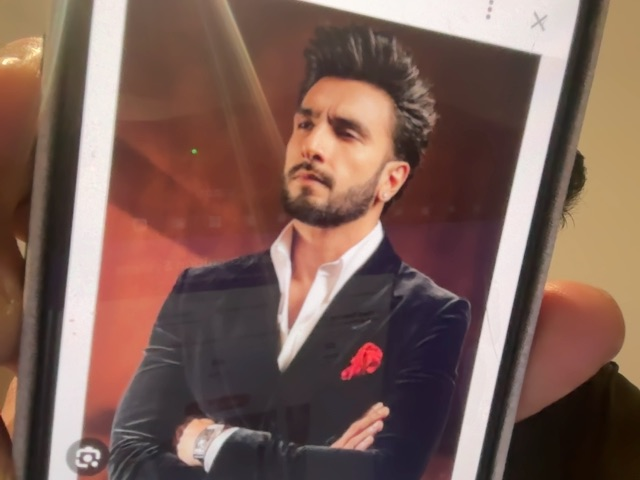
#> input picture data/negative/259ac469-52a8-412a-820b-5a035eb39100.jpg, 640 x 480 px, given in place of the camera
$ python collect_data.py
#> lines starting #> are read from the running program, lines starting #| are printed output that depends on the picture; after the words box and inside, x2 and y2 are one past the last pixel; in counts of white or black regions, pixels touching at a corner belong together
#> further down, frame is the input picture: shape (480, 640, 3); mean B, G, R 86.1, 95.1, 123.8
"""
Improved script to collect training data using webcam
Press 'a' for anchor, 'p' for positive, 'q' to quit
Uses face detection to automatically crop faces
"""
import cv2
import os
import uuid

# Create directories
os.makedirs("data/anchor", exist_ok=True)
os.makedirs("data/positive", exist_ok=True)

# Load face detector
try:
    face_cascade = cv2.CascadeClassifier(cv2.data.haarcascades + 'haarcascade_frontalface_default.xml')
    FACE_DETECTOR_AVAILABLE = True
except:
    FACE_DETECTOR_AVAILABLE = False
    print("⚠️  Face detector not available, using manual cropping")

def detect_and_crop_face(frame):
    """
    Detect face in frame and return cropped face region
    Falls back to center crop if detection fails
    """
    if FACE_DETECTOR_AVAILABLE:
        gray = cv2.cvtColor(frame, cv2.COLOR_BGR2GRAY)
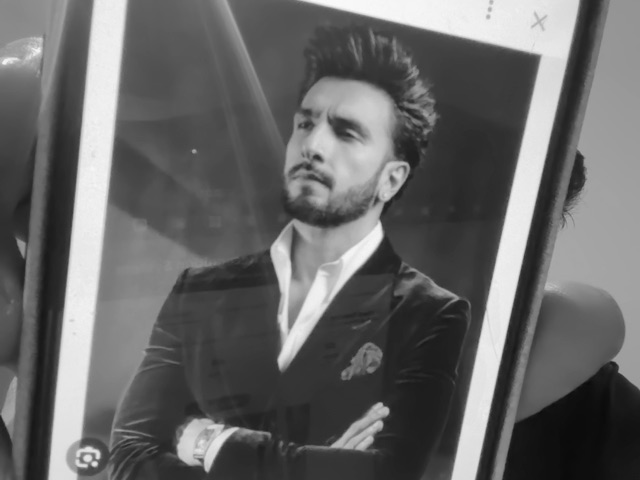
#> gray: shape (480, 640); min 10, max 251, mean 102.6
        faces = face_cascade.detectMultiScale(gray, 1.1, 4)
#> faces = [[253, 75, 136, 136], [237, 121, 266, 266]]

        if len(faces) > 0:
            # Use the largest face detected
            x, y, w, h = max(faces, key=lambda f: f[2] * f[3])
#> x = 237; y = 121; w = 266; h = 266

            # Expand the bounding box a bit
            padding = 30
            x = max(0, x - padding)
#> x = 207
            y = max(0, y - padding)
#> y = 91
            w = min(frame.shape[1] - x, w + 2 * padding)
#> w = 326
            h = min(frame.shape[0] - y, h + 2 * padding)
#> h = 326

            # Crop and resize to square
            face_region = frame[y:y+h, x:x+w]
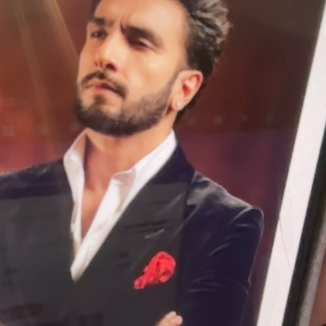
#> face_region: shape (326, 326, 3); mean B, G, R 80.8, 83.8, 113.9

            # Resize to 250x250 for consistency
            face_region = cv2.resize(face_region, (250, 250))
#> face_region: shape (250, 250, 3)

            return face_region, (x, y, w, h)

    # Fallback: center crop
    h, w = frame.shape[:2]
    size = min(h, w)
    start_y = (h - size) // 2
    start_x = (w - size) // 2
    face_region = frame[start_y:start_y+size, start_x:start_x+size]
    face_region = cv2.resize(face_region, (250, 250))

    return face_region, (start_x, start_y, size, size)

print("Starting webcam...")
print("Instructions:")
print("  - Press 'a' to save anchor image")
print("  - Press 'p' to save positive image")
print("  - Press 'q' to quit")
print("  - Make sure your face is clearly visible in the frame!")
print("\nPosition your face in the center and press keys to collect data!")

# Try different camera indices
cap = None
for i in range(3):
    cap = cv2.VideoCapture(i)
    if cap.isOpened():
        ret, _ = cap.read()
        if ret:
            print(f"✅ Using camera {i}")
            break
    cap.release()

if cap is None or not cap.isOpened():
    print("❌ Error: Could not open camera")
    print("   Make sure your webcam is connected and not being used by another app")
    exit(1)

# Set camera resolution for better quality
cap.set(cv2.CAP_PROP_FRAME_WIDTH, 640)
cap.set(cv2.CAP_PROP_FRAME_HEIGHT, 480)

anchor_count = 0
positive_count = 0

while True:
    ret, frame = cap.read()
    if not ret:
        print("Failed to grab frame")
        break

    # Detect and crop face
    face_region, bbox = detect_and_crop_face(frame)
#> bbox = (207, 91, 326, 326)

    # Draw bounding box on original frame for feedback
    if FACE_DETECTOR_AVAILABLE:
        x, y, w, h = bbox
#> x = 207; y = 91; w = 326; h = 326
        cv2.rectangle(frame, (x, y), (x+w, y+h), (0, 255, 0), 2)
        cv2.putText(frame, "Face Detected", (x, y-10),
                   cv2.FONT_HERSHEY_SIMPLEX, 0.7, (0, 255, 0), 2)
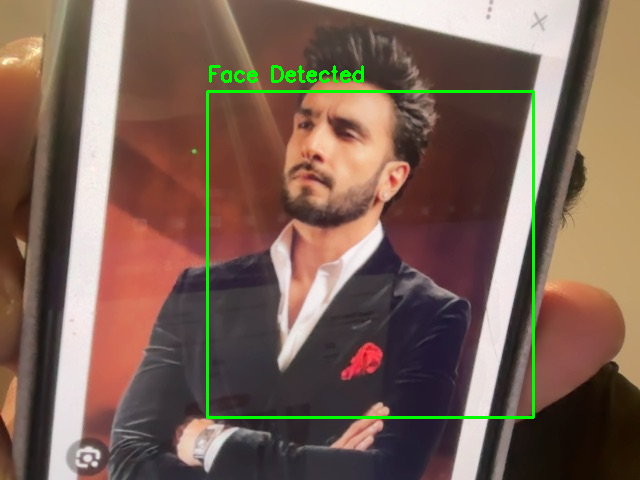
#> frame: shape (480, 640, 3); mean B, G, R 84.9, 97.9, 122

    # Show instructions on face region
    cv2.putText(face_region, "Press: a=anchor, p=positive, q=quit",
                (10, 20), cv2.FONT_HERSHEY_SIMPLEX, 0.5, (0, 255, 0), 1)
    cv2.putText(face_region, f"Anchor: {anchor_count}, Positive: {positive_count}",
                (10, 40), cv2.FONT_HERSHEY_SIMPLEX, 0.5, (255, 255, 0), 1)
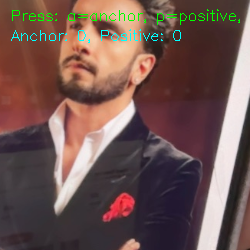
#> face_region: shape (250, 250, 3); mean B, G, R 81.1, 85.8, 112

    # Show both views
    cv2.imshow('Full Frame (with detection)', frame)
    cv2.imshow('Face Region (will be saved)', face_region)

    key = cv2.waitKey(1) & 0xFF
#> (key q is pressed here)

    # Save anchor
    if key == ord('a'):
        imgname = f"data/anchor/{uuid.uuid1()}.jpg"
        cv2.imwrite(imgname, face_region)
        anchor_count += 1
        print(f"✅ Saved anchor #{anchor_count}: {imgname}")
        # Flash green to confirm
        flash = face_region.copy()
        flash[:] = (0, 255, 0)
        cv2.imshow('Face Region (will be saved)', flash)
        cv2.waitKey(100)

    # Save positive
    if key == ord('p'):
        imgname = f"data/positive/{uuid.uuid1()}.jpg"
        cv2.imwrite(imgname, face_region)
        positive_count += 1
        print(f"✅ Saved positive #{positive_count}: {imgname}")
        # Flash blue to confirm
        flash = face_region.copy()
        flash[:] = (255, 255, 0)
        cv2.imshow('Face Region (will be saved)', flash)
        cv2.waitKey(100)

    # Quit
    if key == ord('q'):
        break

cap.release()
cv2.destroyAllWindows()

print(f"\n✅ Collection complete!")
print(f"   Collected {anchor_count} anchor images")
print(f"   Collected {positive_count} positive images")
print(f"\nNext steps:")
print(f"   1. Add negative images to data/negative/ (different people)")
print(f"   2. Train: python train_siamese_v2.py --data_dir data --epochs 50")

$ run again, on data/negative/beca7b2d-be0d-4d12-8701-4074092cc7bd.jpg
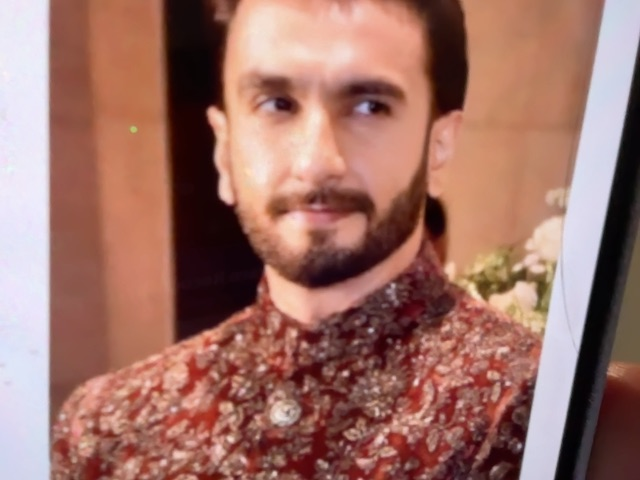
#> input picture data/negative/beca7b2d-be0d-4d12-8701-4074092cc7bd.jpg, 640 x 480 px, given in place of the camera
#> frame is the input picture: shape (480, 640, 3); mean B, G, R 103.5, 113.6, 159.5
#> in detect_and_crop_face, `gray = cv2.cvtColor(frame, cv2.COLOR_BGR2GRAY)`:
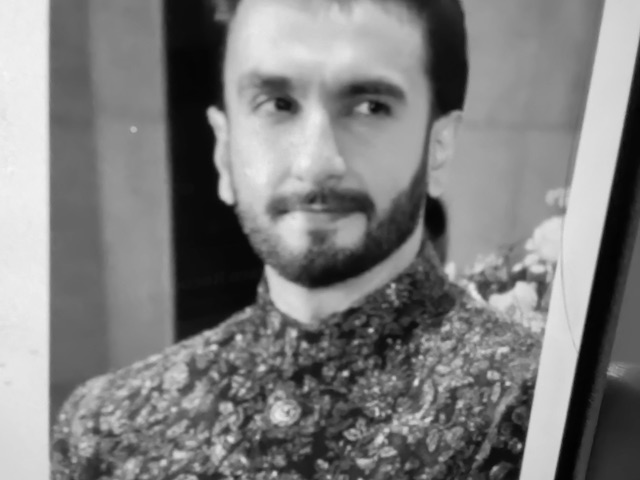
#> gray: shape (480, 640); min 1, max 245, mean 126.2
#> faces = [[190, 325, 49, 49], [189, 10, 263, 263]]
#> in detect_and_crop_face, `x, y, w, h = max(faces, key=lambda f: f[2] * f[3])`: x = 189; y = 10; w = 263
#> in detect_and_crop_face, `x = max(0, x - padding)`: x = 159
#> in detect_and_crop_face, `y = max(0, y - padding)`: y = 0
#> in detect_and_crop_face, `w = min(frame.shape[1] - x, w + 2 * padding)`: w = 323
#> bbox = (159, 0, 323, 323)
#> `x, y, w, h = bbox`: x = 159; y = 0; w = 323
#> frame: shape (480, 640, 3); 1.15% of pixels changed, all inside (x1, y1, x2, y2) = (158, 0, 484, 325)
#> `cv2.putText(face_region, f"Anchor: {anchor_count}, Positive: {positive..`:
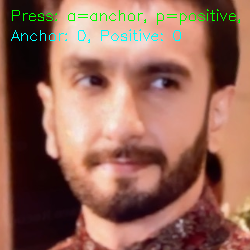
#> face_region: shape (250, 250, 3); mean B, G, R 88.2, 103.1, 148.9
